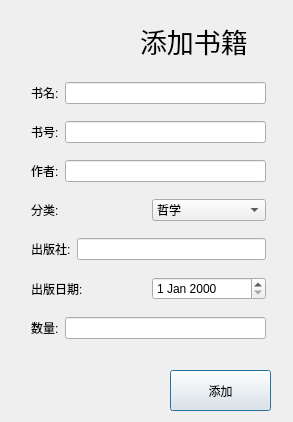
<?xml version="1.0" encoding="UTF-8"?>
<ui version="4.0">
 <class>Dialog</class>
 <widget class="QDialog" name="Dialog">
  <property name="geometry">
   <rect>
    <x>0</x>
    <y>0</y>
    <width>293</width>
    <height>422</height>
   </rect>
  </property>
  <property name="windowTitle">
   <string>Dialog</string>
  </property>
  <widget class="QLabel" name="label">
   <property name="geometry">
    <rect>
     <x>140</x>
     <y>20</y>
     <width>131</width>
     <height>41</height>
    </rect>
   </property>
   <property name="font">
    <font>
     <family>华文楷体</family>
     <pointsize>20</pointsize>
    </font>
   </property>
   <property name="text">
    <string>添加书籍</string>
   </property>
  </widget>
  <widget class="QPushButton" name="pushButton">
   <property name="geometry">
    <rect>
     <x>170</x>
     <y>370</y>
     <width>101</width>
     <height>41</height>
    </rect>
   </property>
   <property name="text">
    <string>添加</string>
   </property>
  </widget>
  <widget class="QWidget" name="">
   <property name="geometry">
    <rect>
     <x>31</x>
     <y>71</y>
     <width>235</width>
     <height>281</height>
    </rect>
   </property>
   <layout class="QVBoxLayout" name="verticalLayout">
    <item>
     <layout class="QHBoxLayout" name="horizontalLayout">
      <item>
       <widget class="QLabel" name="label_2">
        <property name="text">
         <string>书名:</string>
        </property>
       </widget>
      </item>
      <item>
       <widget class="QLineEdit" name="lineEdit"/>
      </item>
     </layout>
    </item>
    <item>
     <layout class="QHBoxLayout" name="horizontalLayout_2">
      <item>
       <widget class="QLabel" name="label_3">
        <property name="text">
         <string>书号:</string>
        </property>
       </widget>
      </item>
      <item>
       <widget class="QLineEdit" name="lineEdit_2"/>
      </item>
     </layout>
    </item>
    <item>
     <layout class="QHBoxLayout" name="horizontalLayout_3">
      <item>
       <widget class="QLabel" name="label_4">
        <property name="text">
         <string>作者:</string>
        </property>
       </widget>
      </item>
      <item>
       <widget class="QLineEdit" name="lineEdit_3"/>
      </item>
     </layout>
    </item>
    <item>
     <layout class="QHBoxLayout" name="horizontalLayout_4">
      <item>
       <widget class="QLabel" name="label_5">
        <property name="text">
         <string>分类:</string>
        </property>
       </widget>
      </item>
      <item>
       <widget class="QComboBox" name="comboBox">
        <item>
         <property name="text">
          <string>哲学</string>
         </property>
        </item>
        <item>
         <property name="text">
          <string>教育</string>
         </property>
        </item>
        <item>
         <property name="text">
          <string>体育</string>
         </property>
        </item>
        <item>
         <property name="text">
          <string>语言文字</string>
         </property>
        </item>
        <item>
         <property name="text">
          <string>艺术</string>
         </property>
        </item>
        <item>
         <property name="text">
          <string>历史</string>
         </property>
        </item>
        <item>
         <property name="text">
          <string>地理</string>
         </property>
        </item>
        <item>
         <property name="text">
          <string>天文学</string>
         </property>
        </item>
        <item>
         <property name="text">
          <string>生物学</string>
         </property>
        </item>
        <item>
         <property name="text">
          <string>医学卫生</string>
         </property>
        </item>
        <item>
         <property name="text">
          <string>农业</string>
         </property>
        </item>
        <item>
         <property name="text">
          <string>军事</string>
         </property>
        </item>
        <item>
         <property name="text">
          <string>社会科学</string>
         </property>
        </item>
        <item>
         <property name="text">
          <string>经济</string>
         </property>
        </item>
        <item>
         <property name="text">
          <string>文化</string>
         </property>
        </item>
        <item>
         <property name="text">
          <string>政治</string>
         </property>
        </item>
       </widget>
      </item>
     </layout>
    </item>
    <item>
     <layout class="QHBoxLayout" name="horizontalLayout_5">
      <item>
       <widget class="QLabel" name="label_6">
        <property name="text">
         <string>出版社:</string>
        </property>
       </widget>
      </item>
      <item>
       <widget class="QLineEdit" name="lineEdit_4"/>
      </item>
     </layout>
    </item>
    <item>
     <layout class="QHBoxLayout" name="horizontalLayout_6">
      <item>
       <widget class="QLabel" name="label_7">
        <property name="text">
         <string>出版日期:</string>
        </property>
       </widget>
      </item>
      <item>
       <widget class="QDateEdit" name="dateEdit"/>
      </item>
     </layout>
    </item>
    <item>
     <layout class="QHBoxLayout" name="horizontalLayout_7">
      <item>
       <widget class="QLabel" name="label_8">
        <property name="text">
         <string>数量:</string>
        </property>
       </widget>
      </item>
      <item>
       <widget class="QLineEdit" name="lineEdit_5"/>
      </item>
     </layout>
    </item>
   </layout>
  </widget>
 </widget>
 <resources/>
 <connections/>
</ui>
